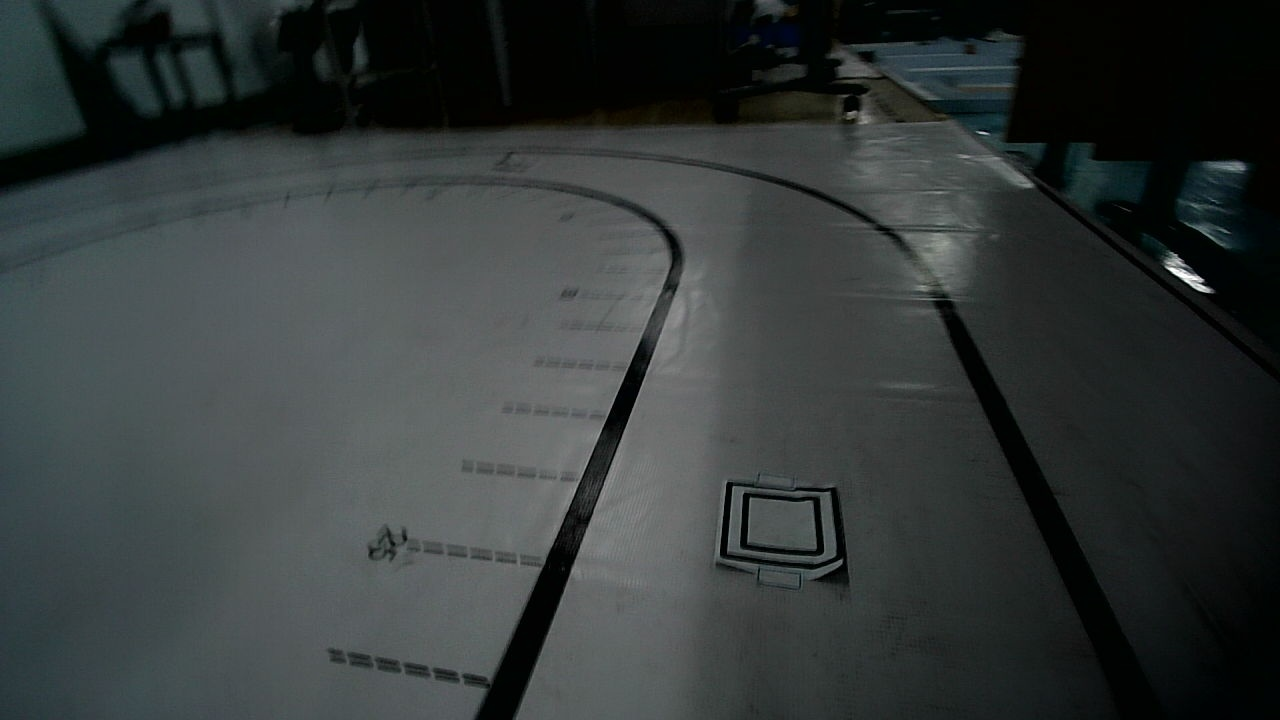
#> input picture latest_square_card_capture_20261010.jpg, 1280 x 720 px
$ python -i line_detector_v1_warp.py   (imports and definitions only)   (older library calls are emulated)
#> lines starting #> are read from the running program, lines starting #| are printed output that depends on the picture
#> further down, picture is the input picture: shape (720, 1280, 3); mean B, G, R 57.2, 57.6, 51.8
"""V1 = V0's band-scanning detection heuristics + IPM birdseye warp.

Key differences from V0:
  - Warps BGR to 320x400 birdseye at start of process(), then all processing on birdseye
  - No camera LUT — uniform cm_per_px on birdseye
  - Band definitions adapted for 400px birdseye (down 266-398, mid 132-264, up 0-130)
  - No PID/steer/lost controller code — pure vision pipeline
  - No JSON config loading — all params are hardcoded defaults
  - Constructor: V1(cam_w=320, cam_h=240, cam_height_cm=38, cam_vfov_deg=43.6)
"""

import cv2
import numpy as np
import math


# ═══════════════════════════════════════════════════════════════════════
# Utility functions (same as V0)
# ═══════════════════════════════════════════════════════════════════════

def clamp(v, lo, hi):
    if v < lo:
        return lo
    if v > hi:
        return hi
    return v


# [41 lines left out: functions median, stdev, line_fit, not called in this run]


# ═══════════════════════════════════════════════════════════════════════
# LineDetector V1
# ═══════════════════════════════════════════════════════════════════════

class LineDetector:
    def __init__(self, cam_w=320, cam_h=240, cam_height_cm=38,
                 cam_pitch_deg=45.0, cam_vfov_deg=43.6,
                 use_cuda="auto", enable_visualization=True):
        # ── Camera params ──
        self.cam_w = int(cam_w)
        self.cam_h = int(cam_h)
        self.cam_height = float(cam_height_cm)
        self.cam_pitch = np.radians(cam_pitch_deg)
        self.cam_vfov_deg = float(cam_vfov_deg)
        self.enable_visualization = bool(enable_visualization)

        # ── Birdseye ──
        self.bird_h = 400
        self.bird_w = 320
        self.center_x = self.bird_w // 2  # 160

        # Build IPM matrix (same as V2/V3)
        self.M = self._build_birdseye_matrix(lookahead=(10.0, 80.0))
        self.cm_per_px = self._compute_cm_per_px()
        self.z_per_px = (80.0 - 10.0) / float(self.bird_h - 1)  # vertical cm per px

        # Allocate morphology kernels once.  The old implementation rebuilt
        # these on every frame, which wastes CPU time even in CPU fallback.
        self._k31 = cv2.getStructuringElement(cv2.MORPH_ELLIPSE, (31, 31))
        self._k5 = cv2.getStructuringElement(cv2.MORPH_ELLIPSE, (5, 5))
        self._k3 = cv2.getStructuringElement(cv2.MORPH_ELLIPSE, (3, 3))
        self._cuda_requested = str(use_cuda).strip().lower()
        self.cuda_enabled = False
        self.cuda_error = None
        self._init_cuda()

        # ── Threshold params ──
        self.th_offset = -8
        self.th_min = 25
        self.th_max = 80
        self.dark_margin = 24
        self.track_color_mode = "auto"

        # ── ROI general params ──
        self.min_track_width = 24
        self.max_track_width = 300    # narrow bands, max plausible width
        self.min_pair_ratio = 0.35    # easier pair matching in tight band
        self.min_valid_lines = 2
        self.width_std_max = 20       # tighter band → lower width variance
        self.conf_min = 0.12
        self.min_line_width = 4
        self.max_line_width = 120
        self.lane_width_init_px = 140.0
        self.lane_width_tol_px = 50.0  # tighter band → tighter width tolerance
        self.max_center_jump_px = 45.0  # 50px band, can't jump beyond band height
        self.min_pair_lines = 2

        # ── Simple Bottom Mode ──
        self.simple_bottom_mode = True
        self.bottom_start_ratio = 0.875   # y=350, bottom 1/8
        self.bottom_rows = 5
        self.bottom_step = 2
        self.single_line_conf = 0.30
        self.assist_enable = False

        # ── Two-band direction detection (lower 2 of 8 layers: 300-349, 350-399) ──
        self.two_band_mode = True
        # Band row ranges (400px birdseye, 50px per layer)
        self.band_low_y0 = 350   # layer 7 — near positioning (bottom 1/8)
        self.band_low_y1 = 399
        self.band_mid_y0 = 300   # layer 6 — lookahead / curve detection
        self.band_mid_y1 = 349
        # Band scan params
        self.band_rows_low = 8
        self.band_rows_mid = 8
        self.band_step_low = 2
        self.band_step_mid = 2
        # Band weights
        self.band_weight_low = 0.65
        self.band_weight_mid = 0.35

        # ── Obstacle detection ──
        self.cross_black_run_ratio = 0.25  # 鸟瞰图横线窄, 降低门槛
        self.cross_black_cover_ratio = 0.20
        self.red_detect_enable = True
        self.red_min_r = 105
        self.red_dom_margin = 28
        self.red_row_ratio = 0.35

        # ── Bottom lock ──
        self.bottom_lock_enable = True
        self.bottom_lock_start_ratio = 0.875  # y=350, bottom 1/8
        self.bottom_lock_rows = 10
        self.bottom_lock_step = 2
        self.bottom_lock_min_pair_ratio = 0.55
        self.bottom_lock_sym_tol_px = 24.0
        self.bottom_lock_blend = 0.72  # stronger lock anchor, less band-scan bias in curves
        self.bottom_lock_conf_penalty = 0.45
        self.bottom_lock_speed_penalty = 0.25
        self.lock_reacquire_reset = True

        # ── Startup ──
        self.startup_settle_frames = 25
        self.startup_speed_scale = 0.55
        self.startup_conf_min_scale = 0.70
        self.startup_min_weight_scale = 0.70
        self.startup_force_simple_bottom = True
        self.startup_lost_bias_free = True

        # ── Fusion params ──
        self.smooth_alpha = 0.72         # narrower bands → more noise → more smoothing
        self.curve_gain = 0.18
        self.angle_gain = 0.15
        self.min_weight = 0.10

        # ── Pixel domain gains（窄带适配：50px band separation, less lookahead）──
        self.pix_lookahead_gain = 0.25   # far band closer, less curvature info
        self.pix_curve_gain = 0.18       # narrower band → weaker curve signal
        self.pix_angle_gain = 0.15       # fewer scanlines → noisier angle
        self.curve_switch_px = 18.0      # ~1/3 of 50px band separation
        self.left_curve_outward_gain = 0.35
        self.left_curve_outward_px = 6.0

        # ── Shake robust ──
        self.robust_enable = True
        self.robust_diff_window = 5
        self.robust_diff_rms_trigger_px = 8.0  # narrower band → lower diff tolerance
        self.robust_alpha_high = 0.88
        self.robust_bottom_lock_blend_scale = 1.5
        self.robust_decay_frames = 8

        # ── Internal state ──
        self._state = {
            "smoothed_err": 0.0,
            "lost_frames": 0,
            "last_base_err": 0.0,
            "last_angle_err": 0.0,
            "last_far_dist": 0.0,
            "last_lane_center_x": float(self.center_x),
            "last_lane_width_px": float(self.lane_width_init_px),
            "track_dark_score": 0,
            "last_band_mask": 0,
            "startup_frames": 0,
            "last_bottom_lock_valid": False,
            "near_err_history": [],
            "shake_active_frames": 0,
            "diff_rms_px": 0.0,
        }

    @property
    def backend(self):
        return "cuda" if self.cuda_enabled else "cpu"

    def _init_cuda(self):
        """Create reusable CUDA filters when OpenCV was built with CUDA."""
        if self._cuda_requested in ("0", "false", "off", "no", "cpu"):
            return
        try:
            if not hasattr(cv2, "cuda"):
                raise RuntimeError("the cv2.cuda module is missing")
            if cv2.cuda.getCudaEnabledDeviceCount() < 1:
                raise RuntimeError("OpenCV reports zero CUDA devices")
            required = ("warpPerspective", "split", "max", "threshold",
                        "createMorphologyFilter")
            missing = [name for name in required if not hasattr(cv2.cuda, name)]
            if missing:
                raise RuntimeError("missing cv2.cuda functions: " + ", ".join(missing))

            self._cuda_blackhat = cv2.cuda.createMorphologyFilter(
                cv2.MORPH_BLACKHAT, cv2.CV_8UC1, self._k31)
            self._cuda_close5 = cv2.cuda.createMorphologyFilter(
                cv2.MORPH_CLOSE, cv2.CV_8UC1, self._k5)
            self._cuda_open5 = cv2.cuda.createMorphologyFilter(
                cv2.MORPH_OPEN, cv2.CV_8UC1, self._k5)
            self._cuda_open3 = cv2.cuda.createMorphologyFilter(
                cv2.MORPH_OPEN, cv2.CV_8UC1, self._k3)
            self._cuda_input = cv2.cuda_GpuMat()
            self.cuda_enabled = True
        except Exception as exc:
            self.cuda_error = str(exc)
            self.cuda_enabled = False
            if self._cuda_requested == "cuda":
                raise RuntimeError(
                    f"VISION_DEVICE=cuda requested, but CUDA initialization failed: {exc}") from exc

    def _select_black_threshold(self, gray_detect):
        """Keep the existing adaptive threshold choice on the small bird view."""
        otsu_th = self._otsu_threshold(gray_detect)
        adaptive_binary = cv2.adaptiveThreshold(
            gray_detect, 255, cv2.ADAPTIVE_THRESH_GAUSSIAN_C,
            cv2.THRESH_BINARY, 31, -3)
        adaptive_mask = adaptive_binary == 255
        if np.count_nonzero(adaptive_mask) > 100:
            black_th = np.median(gray_detect[adaptive_mask]) + self.th_offset
        else:
            black_th = otsu_th + self.th_offset
        return clamp(black_th, self.th_min, self.th_max)

    @staticmethod
    def _filter_components(binary_clean):
        """Remove small components without a Python loop over every label."""
        num_labels, labels, stats, _ = cv2.connectedComponentsWithStats(
            binary_clean, connectivity=8)
        if num_labels <= 1:
            return binary_clean
        keep = np.zeros(num_labels, dtype=np.bool_)
        keep[1:] = (
            (stats[1:, cv2.CC_STAT_AREA] >= 300)
            & (stats[1:, cv2.CC_STAT_HEIGHT] >= 80)
        )
        binary_clean[~keep[labels]] = 0
        return binary_clean

    def _preprocess_cpu(self, bgr):
        bgr_bird = cv2.warpPerspective(
            bgr, self.M, (self.bird_w, self.bird_h))
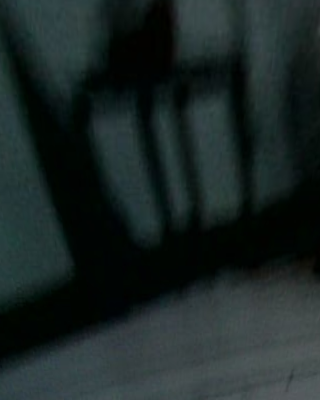
#> bgr_bird: shape (400, 320, 3); mean B, G, R 37.1, 37.8, 26.9
        # max(gray_max, gray_std) from the original code is exactly gray_max,
        # because a weighted channel average cannot exceed the largest channel.
        gray = np.max(bgr_bird, axis=2).astype(np.uint8)
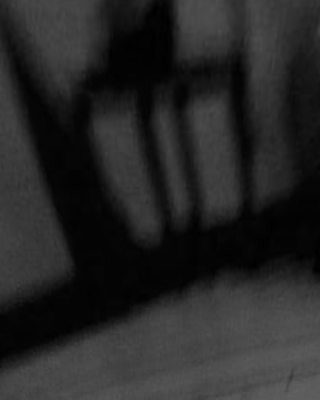
#> gray: shape (400, 320); min 0, max 98, mean 38.5
        gray_detect = cv2.morphologyEx(
            gray, cv2.MORPH_BLACKHAT, self._k31)
        black_th = self._select_black_threshold(gray_detect)
        _, binary_clean = cv2.threshold(
            gray_detect, black_th, 255, cv2.THRESH_BINARY)
        binary_clean = cv2.morphologyEx(
            binary_clean, cv2.MORPH_CLOSE, self._k5, iterations=1)
        binary_clean = cv2.morphologyEx(
            binary_clean, cv2.MORPH_OPEN, self._k5, iterations=1)
        binary_clean = cv2.morphologyEx(
            binary_clean, cv2.MORPH_CLOSE, self._k5, iterations=1)
        binary_clean = cv2.morphologyEx(
            binary_clean, cv2.MORPH_OPEN, self._k3, iterations=1)
        binary_clean = self._filter_components(binary_clean)
        gray_detect[binary_clean == 0] = 0
        return bgr_bird, gray, gray_detect, binary_clean, black_th

    # [28 lines left out: function _preprocess_cuda, not called in this run]

    # ═══════════════════════════════════════════════════════════
    # Birdseye matrix (same as V2/V3: line_detector.py lines 87-133)
    # ═══════════════════════════════════════════════════════════

    def _build_birdseye_matrix(self, lookahead):
        """IPM (Inverse Perspective Mapping):
        1. Define ground-plane rectangle in physical coords
        2. Project to image via pinhole model -> trapezoid src
        3. dst is regular rectangle -> getPerspectiveTransform
        """
        near, far = lookahead
        near = max(near, 20.0)

        # Pinhole camera params (square pixels -> fx=fy)
        vfov_rad = np.radians(self.cam_vfov_deg)
        hfov_rad = 2.0 * np.arctan(np.tan(vfov_rad / 2.0) * self.cam_w / self.cam_h)
        fx = self.cam_w / (2.0 * np.tan(hfov_rad / 2.0))
        fy_calc = self.cam_h / (2.0 * np.tan(vfov_rad / 2.0))
        cx = self.cam_w / 2.0
        cy = self.cam_h / 2.0

        # Ground rectangle corners
        ground_w_far = 2.0 * far * np.tan(hfov_rad / 2.0)
        W = ground_w_far * 0.7

        world_pts = np.float32([
            [W / 2, near], [-W / 2, near],   # near right, near left
            [-W / 2, far], [W / 2, far],      # far left, far right
        ])

        # Project world -> image (pinhole model)
        cp = np.cos(self.cam_pitch)
        sp = np.sin(self.cam_pitch)
        src_pts = []
        for wx, wz in world_pts:
            Xc = wx
            Yc = self.cam_height * cp - wz * sp
            Zc = self.cam_height * sp + wz * cp
            if Zc < 0.01:
                Zc = 0.01
            u = fx * Xc / Zc + cx
            v = fy_calc * Yc / Zc + cy
            src_pts.append([u, v])
        src = np.float32([[clamp(p[0], 0, self.cam_w-1),
                           clamp(p[1], 0, self.cam_h-1)] for p in src_pts])

        # dst rectangle (near=bottom, far=top)
        dst = np.float32([
            [self.bird_w - 1, self.bird_h - 1], [0, self.bird_h - 1],  # near -> bottom
            [0, 0], [self.bird_w - 1, 0],                                # far -> top
        ])
        return cv2.getPerspectiveTransform(src, dst)

    def _compute_cm_per_px(self):
        """Horizontal cm per pixel (同 _build_birdseye_matrix 的 W 公式)"""
        hfov_rad = 2 * np.arctan(
            np.tan(np.radians(self.cam_vfov_deg / 2)) * self.cam_w / self.cam_h)
        far = 80.0
        ground_w_far = 2.0 * far * np.tan(hfov_rad / 2.0)
        W = ground_w_far * 0.7
        return W / self.bird_w

    # [8 lines left out: function _px_to_ground_cm, not called in this run]

    # ═══════════════════════════════════════════════════════════
    # Otsu adaptive threshold
    # ═══════════════════════════════════════════════════════════

    def _otsu_threshold(self, gray):
        """Manual Otsu — same algorithm as V0 (not cv2.THRESH_OTSU)."""
        hist = [0] * 256
        h, w = gray.shape
#> (the rest of the program and of its run is left out)
